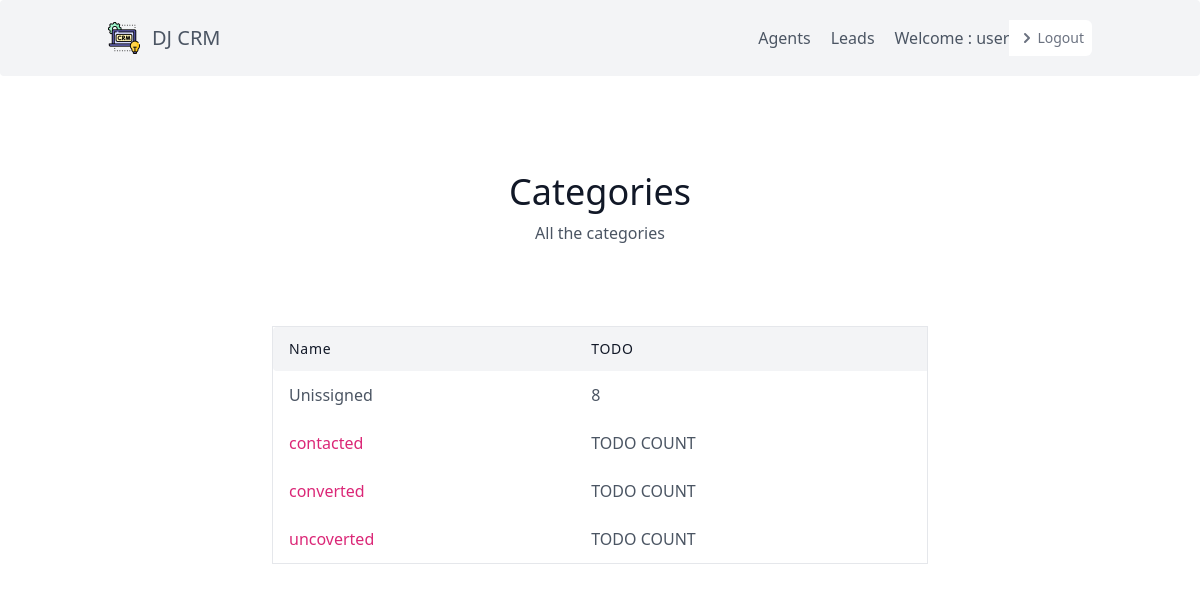
/leads/categories/ (signed in), run on the app's committed database.
### leads/models.py (models this page shows, shortened)
class User(AbstractUser):
    is_organisor = models.BooleanField(default=True)
    is_agent = models.BooleanField(default=False)

class Category(models.Model):
    name = models.CharField(max_length=30)
    organisation = models.ForeignKey(UserProfile, on_delete=models.CASCADE)

### leads/views.py (the view)
# urls.py: path('categories/',CategoryListView.as_view(), name='category-list'),
class CategoryListView(LoginRequiredMixin, generic.ListView):
    template_name ="Lead/list_category.html"
    context_object_name ="category_list"
    def get_context_data(self, **kwargs):
        context = super(CategoryListView, self).get_context_data(**kwargs)
        user = self.request.user
        if user.is_organisor:
            queryset = Lead.objects.filter(organisation=user.userprofile)
        else:
            queryset = Lead.objects.filter(organisation=user.agent.organisation)
        context.update({
            "unassigned_lead_count": queryset.filter(category__isnull=True).count()
        })
        return context
    def get_queryset(self):
        user = self.request.user
        if user.is_organisor:
            queryset = Category.objects.filter(organisation=user.userprofile)
        else:
            queryset = Category.objects.filter(organisation=user.agent.organisation)
        return queryset

### leads/models.py (called while the page is built)
    def get_queryset(self):
        return super().get_queryset()

### leads/templates/Lead/list_category.html
{% extends 'base.html' %} {% block content %}
<section class="text-gray-600 body-font">
    <div class="container px-5 py-24 mx-auto">
        <div class="flex flex-col text-center w-full mb-20">
            <h1 class="sm:text-4xl text-3xl font-medium title-font mb-2 text-gray-900">Categories</h1>
            <p class="lg:w-2/3 mx-auto leading-relaxed text-base"> All the categories</p>
        </div>
        <div class="lg:w-2/3 w-full mx-auto overflow-auto">
            <table class="table-auto w-full text-left whitespace-no-wrap border">
                <thead>
                    <tr>
                        <th class="px-4 py-3 title-font tracking-wider font-medium text-gray-900 text-sm bg-gray-100 rounded-tl rounded-bl">Name</th>
                        <th class="px-4 py-3 title-font tracking-wider font-medium text-gray-900 text-sm bg-gray-100">TODO</th>
                    </tr>
                </thead>
                <tbody>
                    <tr>
                        <td class="px-4 py-3">Unissigned</td>
                        <td class="px-4 py-3">{{unassigned_lead_count}}</td>
                    </tr>
                    {% for category in category_list %}
                    <tr>
                        <td class="px-4 py-3">
                            <a href="{% url 'leads:category-detail' category.id %}" class="text-pink-600 hover:text-blue-500">{{category.name}} </a>
                        </td>
                        <td class="px-4 py-3">TODO COUNT</td>
                    </tr>
                    {% endfor %}
                </tbody>
            </table>
        </div>
    </div>
</section>
{% endblock content%}

### templates/navbar.html (shortened to what this page needs)
{% load static %}
<header class="text-gray-600 body-font bg-gray-100 rounded">
    <div class="container mx-auto flex flex-wrap p-5 flex-col md:flex-row items-center">
        <a href="{% url 'dashbord' %}" class="flex title-font font-medium items-center text-gray-900 mb-4 md:mb-0">
            <div class="flex-shrink-0">
                <img class="h-8 w-8" src="{% static 'img/logo.png' %}" alt="Workflow">
            </div>
            <a href="{% url 'dashbord' %}"><span class="ml-3 text-xl">DJ CRM</span></a>
        </a>
        <nav class="md:ml-auto flex flex-wrap items-center text-base justify-center ">
            {% if not request.user.is_authenticated %}
            <a href=" {% url 'signup' %} " class="font-medium text-gree-600 hover:text-indigo-500 ml-5 rounded ">Sign up</a>
            <a href=" {% url 'login' %} " class="font-medium text-indigo-600 hover:text-indigo-500 ml-5 rounded ">Log in</a>
        </nav>
        {% else %} {% if request.user.is_organisor %}
        <a href=" {% url 'agents:agent' %} " class="mr-5 hover:text-gray-900">Agents</a> {% endif %}
        <a href=" {% url 'leads:home' %} " class="mr-5 hover:text-gray-900">Leads</a>
        <p> Welcome : {{ request.user.username }} </p>
        {% if request.user.is_authenticated %}
        <a href="{% url 'logout' %}" class="relative inline-flex items-center px-2 py-2 rounded-r-md bg-white text-sm font-medium text-gray-500 hover:bg-gray-50">
            <svg class="h-5 w-5" xmlns="http://www.w3.org/2000/svg" viewBox="0 0 20 20" fill="currentColor" aria-hidden="true">
            <path fill-rule="evenodd" d="M7.293 14.707a1 1 0 010-1.414L10.586 10 7.293 6.707a1 1 0 011.414-1.414l4 4a1 1 0 010 1.414l-4 4a1 1 0 01-1.414 0z" clip-rule="evenodd" />
          </svg>Logout
        </a>
        {% endif %} {% endif %}
    </div>
</header>

### data on the page
User: user.username "user"
Category: name "contacted"
Category: name "converted"
Category: name "uncoverted"

### other printed values
{{ unassigned_lead_count }} "8"
